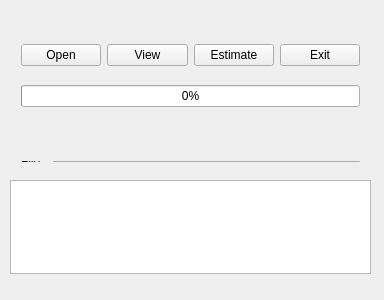
<?xml version="1.0" encoding="UTF-8"?>
<ui version="4.0">
 <class>MainWindow</class>
 <widget class="QMainWindow" name="MainWindow">
  <property name="geometry">
   <rect>
    <x>0</x>
    <y>0</y>
    <width>384</width>
    <height>300</height>
   </rect>
  </property>
  <property name="windowTitle">
   <string>MainWindow</string>
  </property>
  <widget class="QWidget" name="centralWidget">
   <widget class="QLabel" name="label_2">
    <property name="geometry">
     <rect>
      <x>10</x>
      <y>180</y>
      <width>361</width>
      <height>101</height>
     </rect>
    </property>
    <property name="text">
     <string/>
    </property>
   </widget>
   <widget class="QTextEdit" name="textEdit">
    <property name="geometry">
     <rect>
      <x>10</x>
      <y>180</y>
      <width>361</width>
      <height>94</height>
     </rect>
    </property>
   </widget>
   <widget class="QWidget" name="">
    <property name="geometry">
     <rect>
      <x>10</x>
      <y>20</y>
      <width>361</width>
      <height>111</height>
     </rect>
    </property>
    <layout class="QVBoxLayout" name="verticalLayout">
     <item>
      <layout class="QHBoxLayout" name="horizontalLayout">
       <item>
        <widget class="QPushButton" name="pushButton">
         <property name="text">
          <string>Open</string>
         </property>
        </widget>
       </item>
       <item>
        <widget class="QPushButton" name="pushButton_2">
         <property name="text">
          <string>View</string>
         </property>
        </widget>
       </item>
       <item>
        <widget class="QPushButton" name="pushButton_4">
         <property name="text">
          <string>Estimate</string>
         </property>
        </widget>
       </item>
       <item>
        <widget class="QPushButton" name="pushButton_3">
         <property name="text">
          <string>Exit</string>
         </property>
        </widget>
       </item>
      </layout>
     </item>
     <item>
      <widget class="QProgressBar" name="progressBar">
       <property name="value">
        <number>0</number>
       </property>
      </widget>
     </item>
    </layout>
   </widget>
   <widget class="QWidget" name="">
    <property name="geometry">
     <rect>
      <x>10</x>
      <y>150</y>
      <width>361</width>
      <height>23</height>
     </rect>
    </property>
    <layout class="QHBoxLayout" name="horizontalLayout_2">
     <item>
      <widget class="QLabel" name="label">
       <property name="text">
        <string>File :</string>
       </property>
      </widget>
     </item>
     <item>
      <widget class="QLineEdit" name="lineEdit"/>
     </item>
    </layout>
   </widget>
  </widget>
 </widget>
 <layoutdefault spacing="6" margin="11"/>
 <resources/>
 <connections>
  <connection>
   <sender>pushButton_3</sender>
   <signal>clicked()</signal>
   <receiver>MainWindow</receiver>
   <slot>close()</slot>
   <hints>
    <hint type="sourcelabel">
     <x>295</x>
     <y>53</y>
    </hint>
    <hint type="destinationlabel">
     <x>370</x>
     <y>13</y>
    </hint>
   </hints>
  </connection>
 </connections>
</ui>
